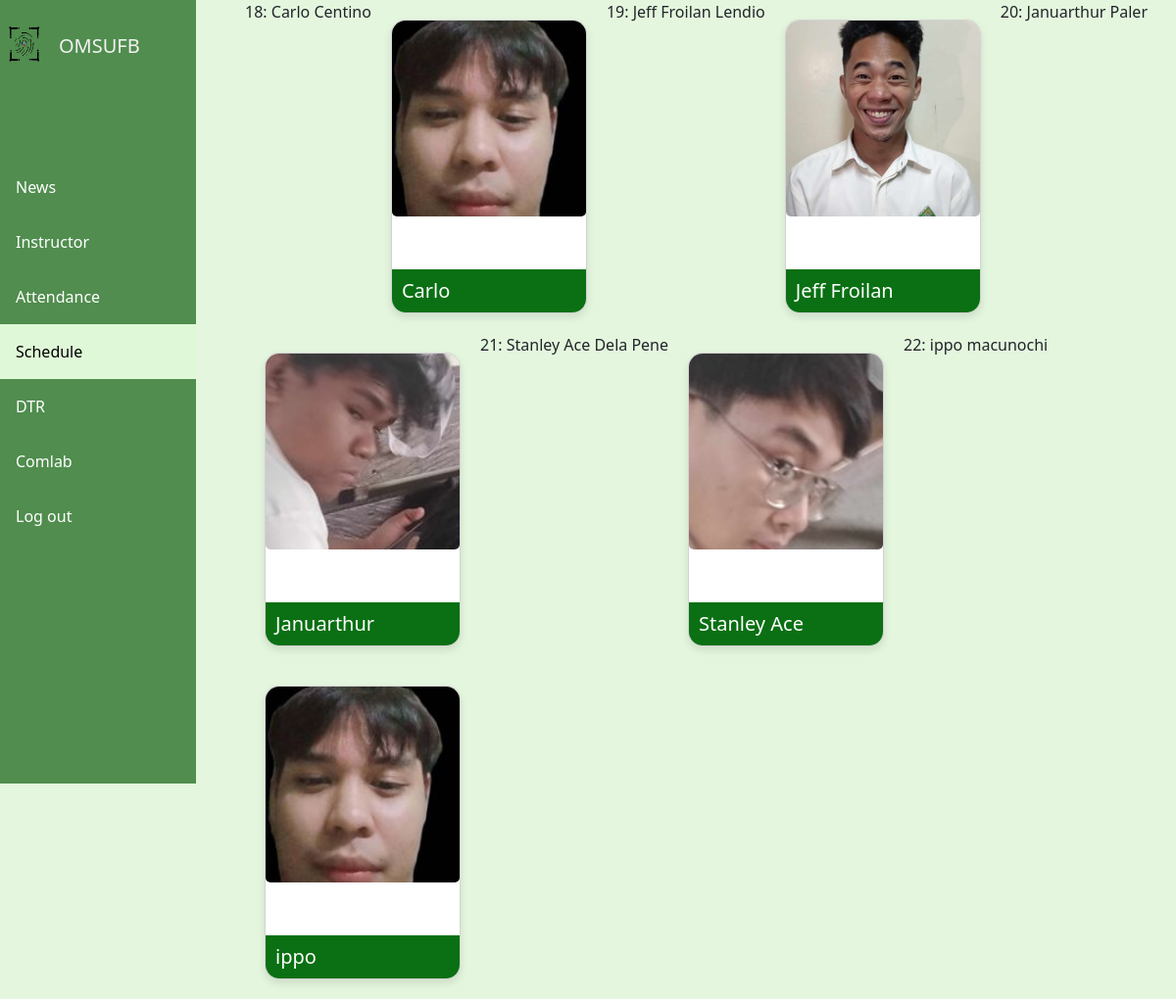
/schedule/, run on an earlier commit of the app's database.
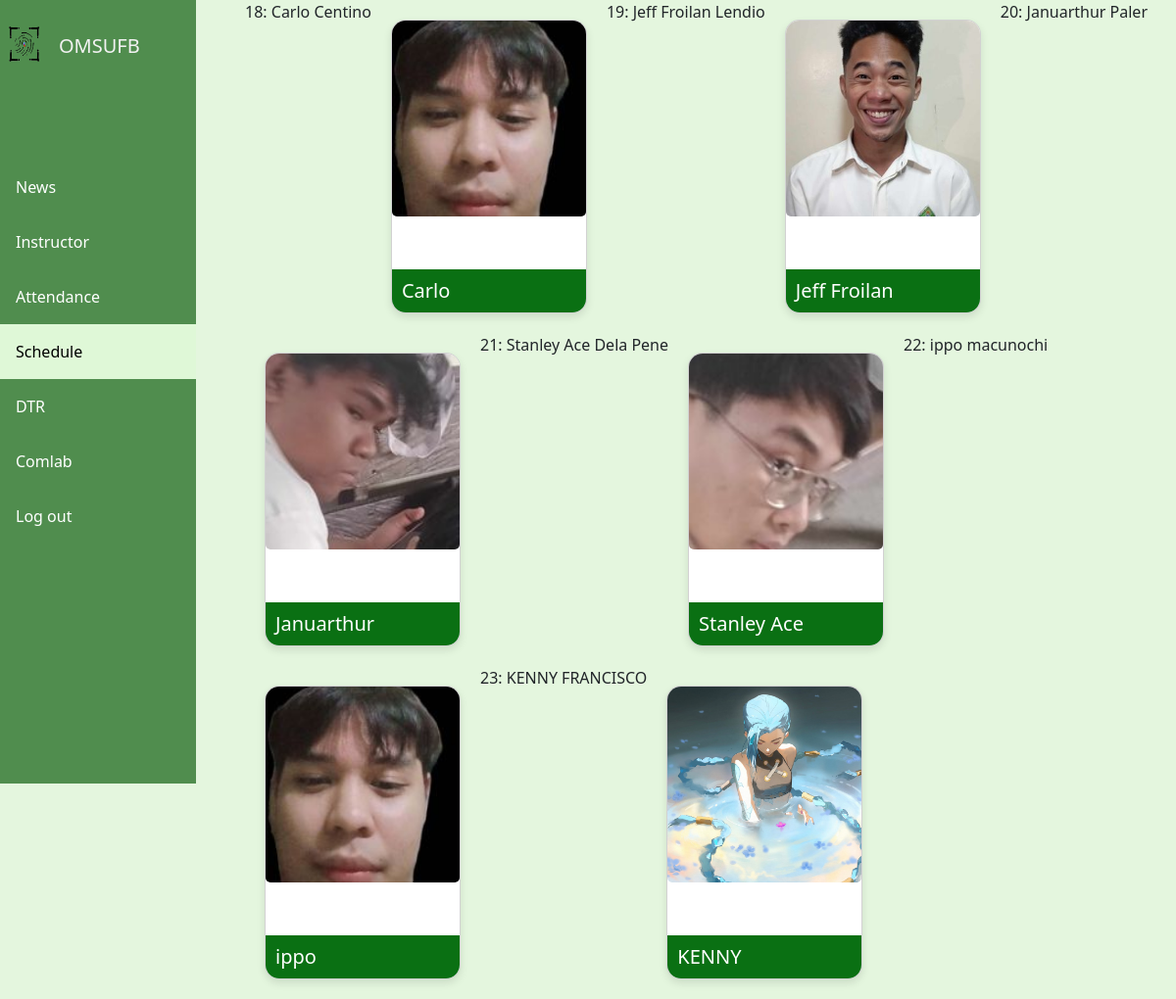
And on a later commit of the database.
### webapp/models.py (models this page shows, shortened)
class Employee(models.Model):
    GENDER_CHOICES = (
        ('Male', 'Male'),
        ('Female', 'Female'),
        ('Other', 'Other'),
    )
    STATUS_CHOICES = (
        ('Full time', 'Full time'),
        ('Part time', 'Part time'),
        ('Permanent', 'Permanent'),
    )
    POSITION_CHOICES = (
        ('Instructor 1', 'Instructor 1'),
        ('Instructor 2', 'Instructor 2'),
        ('Instructor 3', 'Instructor 3'),
    )
    ORGANIZATION_CHOICES = (
        ('Chairperson,DCS', 'Chairperson,DCS'),
        ('Program Chair,CS', 'Program Chair,CS'),
        ('Program Chair, IT', 'Program Chair, IT'),
        ('Instructor', 'Instructor'),
        ('Head, LMS', 'Head, LMS'),
        ('Head, DCS RDE', 'Head, DCS RDE'),
    )
    idNum = models.CharField(max_length=20, unique=True, default='')
    first_name = models.CharField(max_length=100, default='')
    last_name = models.CharField(max_length=100, default='')
    middle_name = models.CharField(max_length=100, blank=True, null=True)
    birthday = models.DateField(default='1999-05-24')  # Set the default birthday to May 24, 1999
    age = models.PositiveIntegerField(default='')  # Set the default age to 25
    status = models.CharField(max_length=20,  default='', choices=STATUS_CHOICES)
    position = models.CharField(max_length=20,default='', choices=POSITION_CHOICES)
    profile = models.ImageField(upload_to='profile_pics', null=True, blank=True)
    gender = models.CharField(max_length=10, choices=GENDER_CHOICES, default='')
    organization = models.CharField(max_length=50,default='', choices= ORGANIZATION_CHOICES)

### webapp/views.py (the view)
# urls.py: path('schedule/', views.schedule, name='schedule'),
def schedule(request):
    Ls = Employee.objects.all()
    return render(request, 'pages/schedule.html',{'Ls':Ls})

### webapp/templates/pages/schedule.html
{% extends 'pages/index.html' %}
{% load static %}
{% block content %}
{% include 'pages/logout.html' %}
<link rel="stylesheet" href="{% static 'css/schedule.css' %}">
<link rel="stylesheet" href="{% static 'css/global.css' %}">
<div class="sidebar">
  <div class="logo">
    <img src="{% static 'image/logoams.png' %}" height="50px" width="50px" alt="CVSU logo">
    <h5>OMSUFB</h5>
  </div>
  <br>
  <br><br><br>
<a href="{% url 'Apost' %}" {% if request.resolver_match.url_name == 'Apost' %}class="active"{% endif %}>News</a>
<a href="{% url 'main' %}" {% if request.path == '/main/' %}class="active"{% endif %}>Instructor</a>
<a href="{% url 'attendance' %}" {% if request.path == '/attendance/' %}class="active"{% endif %}>Attendance</a>
<a href="{% url 'schedule' %}" {% if request.path == '/schedule/' %}class="active"{% endif %}>Schedule</a>
<a href="{% url 'dtrm' %}" {% if request.path == '/dtrm/' %}class="active"{% endif %}>DTR</a>
<a href="{% url 'Acomlab' %}" {% if request.path == '/Acomlab/' %}class="active"{% endif %}>Comlab</a>
<a href="#" id="logoutButton">Log out</a>
</div>
<div class="card-container">
  {% for ls in Ls %}
  <p>{{ ls.id }}: {{ ls.first_name }} {{ ls.last_name }}</p>
  <a href="{% url 'Ins_Schedule' idNum=ls.idNum %}">
      <div class="card">
        {% if ls.profile %}
          <img class="card-img" src="{{ ls.profile.url }}" alt="Profile Picture">
        {% else %}
          <img class="card-img" src="{% static 'path/to/default/profile/image.jpg' %}" alt="Default Profile Picture">
        {% endif %}
        <div class="card-info">
          <h5 class="card-name">{{ ls.first_name }}</h5>
        </div>
      </div>
    </a>
  {% endfor %}
</div>
{% endblock %}

### webapp/templates/pages/index.html (shortened to what this page needs)
{% load static %}
<!DOCTYPE html>
<html lang="en">
<head>
<link rel="stylesheet" href="https://cdnjs.cloudflare.com/ajax/libs/font-awesome/6.5.2/css/all.min.css" />
<link href="https://cdn.jsdelivr.net/npm/bootstrap@5.3.3/dist/css/bootstrap.min.css" rel="stylesheet">
</head>
<body>
    {% block content %}
    {% endblock %}
</body>
</html>

### webapp/templates/pages/logout.html (shortened to what this page needs)
{% extends 'pages/index.html' %}
{% load static %}

### webapp/static/css/schedule.css (style rules this page uses)
body { background-color: #e4f6de; }
.sidebar { width: 200px; height: 100vh; position: fixed; background:#508D4E; transition: all 0.3s ease; z-index: 1000; padding-top: 20px; }
.sidebar a { display: block; color: white; padding: 16px; text-decoration: none; }
.sidebar a.active { background-color: #dff8d7; color: #000000; }
.logo h5 { margin-left: 60px; color: #f2f2f2; margin-top: -35px; }
.card-container { display: flex; flex-wrap: wrap; justify-content: flex-start; margin-left: 250px; }
.card { width: 200px; height: 300px; background-color: #fff; border-radius: 15px; box-shadow: 0 4px 8px rgba(0, 0, 0, 0.1); overflow: hidden; position: relative; margin: 20px; transition: transform 0.3s ease; }
.card-img { width: 100%; height: 200px; object-fit: cover; }
.card-info { position: absolute; bottom: 0; left: 0; right: 0; background-color: #0a7013; color: #fff; padding: 10px; }
.card-name { margin: 0; }

What changed in the data, as far as the page shows it:
added Employee: id "23", first_name "KENNY", last_name "FRANCISCO", profile (picture)
